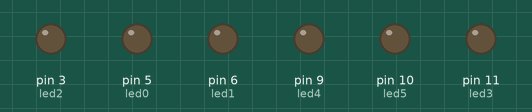
Recording of a sketch running on a simulated Arduino Uno, built with avr-gcc and run on an emulated ATmega328P. Shown: output pins drawn as LEDs (lit = HIGH).

Above: at 0.05 s.
At 1.15 s:
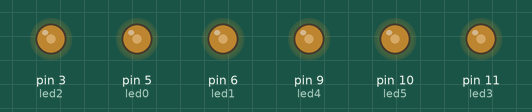
At 2.3 s:
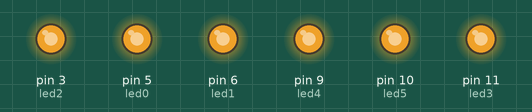
At 3.45 s:
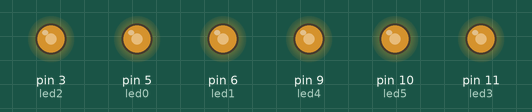
At 4.6 s:
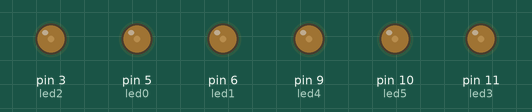
Timing chart, 0 to 6.5 s (numbered marks = the images above):
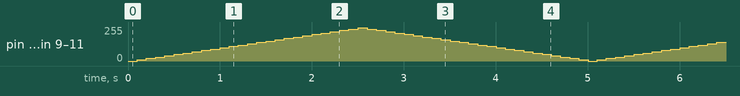

The sketch:

_3.ino
```cpp
/**********************************************************************************
**                                                                               **
**                   Entrades i sorties analogiques                              **
**                          Nom del programa                                     **
**  NOM : Jordi Pujlreu Sala                                   DATA: 1/5/17      **
**********************************************************************************/

//********** Includes *************************************************************

//********** Variables ************************************************************
const int led0 = 5;          //  adjudiquem nom a la sortida
const int led1 = 6;
const int led2 = 3;
const int led3 = 11;
const int led4 = 9;
const int led5 = 10;
int velocitat = 100;         // velocitat de canvi de DC
int num = 0 ;

//********** Setup ****************************************************************
void setup()
{
  pinMode(led0, OUTPUT);     // definir el pin 3 com una sortida
  pinMode(led1, OUTPUT);
  pinMode(led2, OUTPUT);
  pinMode(led3, OUTPUT);
  pinMode(led4, OUTPUT);
  pinMode(led5, OUTPUT);
}

//********** Loop *****************************************************************
void loop()
{

  num = 0 ;

  analogWrite(led0, num);    // DC a 0
  analogWrite(led1, num);
  analogWrite(led2, num);
  analogWrite(led3, num);
  analogWrite(led4, num);
  analogWrite(led5, num);

  delay(velocitat);           // ESPEREM...

   num = num + 10 ;

  analogWrite(led0, num);    // DC a numero anterior mes 10
  analogWrite(led1, num);
  analogWrite(led2, num);
  analogWrite(led3, num);
  analogWrite(led4, num);
  analogWrite(led5, num);

  delay(velocitat);           // ESPEREM...

  num = num + 10 ;

  analogWrite(led0, num);    // DC a numero anterior mes 10
  analogWrite(led1, num);
  analogWrite(led2, num);
  analogWrite(led3, num);
  analogWrite(led4, num);
  analogWrite(led5, num);

  delay(velocitat);           // ESPEREM...

   num = num + 10 ;

  analogWrite(led0, num);    // DC a numero anterior mes 10
  analogWrite(led1, num);
  analogWrite(led2, num);
  analogWrite(led3, num);
  analogWrite(led4, num);
  analogWrite(led5, num);

  delay(velocitat);           // ESPEREM...

   num = num + 10 ;

  analogWrite(led0, num);    // DC a numero anterior mes 10
  analogWrite(led1, num);
  analogWrite(led2, num);
  analogWrite(led3, num);
  analogWrite(led4, num);
  analogWrite(led5, num);

  delay(velocitat);           // ESPEREM...

   num = num + 10 ;

  analogWrite(led0, num);    // DC a numero anterior mes 10
  analogWrite(led1, num);
  analogWrite(led2, num);
  analogWrite(led3, num);
  analogWrite(led4, num);
  analogWrite(led5, num);

  delay(velocitat);           // ESPEREM...

   num = num + 10 ;

  analogWrite(led0, num);    // DC a numero anterior mes 10
  analogWrite(led1, num);
  analogWrite(led2, num);
  analogWrite(led3, num);
  analogWrite(led4, num);
  analogWrite(led5, num);

  delay(velocitat);           // ESPEREM...

   num = num + 10 ;

  analogWrite(led0, num);    // DC a numero anterior mes 10
  analogWrite(led1, num);
  analogWrite(led2, num);
  analogWrite(led3, num);
  analogWrite(led4, num);
  analogWrite(led5, num);

  delay(velocitat);           // ESPEREM...

   num = num + 10 ;

  analogWrite(led0, num);    // DC a numero anterior mes 10
  analogWrite(led1, num);
  analogWrite(led2, num);
  analogWrite(led3, num);
  analogWrite(led4, num);
  analogWrite(led5, num);

  delay(velocitat);           // ESPEREM...

   num = num + 10 ;

  analogWrite(led0, num);    // DC a numero anterior mes 10
  analogWrite(led1, num);
  analogWrite(led2, num);
  analogWrite(led3, num);
  analogWrite(led4, num);
  analogWrite(led5, num);

  delay(velocitat);           // ESPEREM...

   num = num + 10 ;

  analogWrite(led0, num);    // DC a numero anterior mes 10
  analogWrite(led1, num);
  analogWrite(led2, num);
  analogWrite(led3, num);
  analogWrite(led4, num);
  analogWrite(led5, num);

  delay(velocitat);           // ESPEREM...

   num = num + 10 ;

  analogWrite(led0, num);    // DC a numero anterior mes 10
  analogWrite(led1, num);
  analogWrite(led2, num);
  analogWrite(led3, num);
  analogWrite(led4, num);
  analogWrite(led5, num);

  delay(velocitat);           // ESPEREM...

   num = num + 10 ;

  analogWrite(led0, num);    // DC a numero anterior mes 10
  analogWrite(led1, num);
  analogWrite(led2, num);
  analogWrite(led3, num);
  analogWrite(led4, num);
  analogWrite(led5, num);

  delay(velocitat);           // ESPEREM...

   num = num + 10 ;

  analogWrite(led0, num);    // DC a numero anterior mes 10
  analogWrite(led1, num);
  analogWrite(led2, num);
  analogWrite(led3, num);
  analogWrite(led4, num);
  analogWrite(led5, num);

  delay(velocitat);           // ESPEREM...

   num = num + 10 ;

  analogWrite(led0, num);    // DC a numero anterior mes 10
  analogWrite(led1, num);
  analogWrite(led2, num);
  analogWrite(led3, num);
  analogWrite(led4, num);
  analogWrite(led5, num);

  delay(velocitat);           // ESPEREM...

   num = num + 10 ;

  analogWrite(led0, num);    // DC a numero anterior mes 10
  analogWrite(led1, num);
  analogWrite(led2, num);
  analogWrite(led3, num);
  analogWrite(led4, num);
  analogWrite(led5, num);

  delay(velocitat);           // ESPEREM...

   num = num + 10 ;

  analogWrite(led0, num);    // DC a numero anterior mes 10
  analogWrite(led1, num);
  analogWrite(led2, num);
  analogWrite(led3, num);
  analogWrite(led4, num);
  analogWrite(led5, num);

  delay(velocitat);           // ESPEREM...

   num = num + 10 ;

  analogWrite(led0, num);    // DC a numero anterior mes 10
  analogWrite(led1, num);
  analogWrite(led2, num);
  analogWrite(led3, num);
  analogWrite(led4, num);
  analogWrite(led5, num);

  delay(velocitat);           // ESPEREM...

   num = num + 10 ;

  analogWrite(led0, num);    // DC a numero anterior mes 10
  analogWrite(led1, num);
  analogWrite(led2, num);
  analogWrite(led3, num);
  analogWrite(led4, num);
  analogWrite(led5, num);

  delay(velocitat);           // ESPEREM...

   num = num + 10 ;

  analogWrite(led0, num);    // DC a numero anterior mes 10
  analogWrite(led1, num);
  analogWrite(led2, num);
  analogWrite(led3, num);
  analogWrite(led4, num);
  analogWrite(led5, num);

  delay(velocitat);           // ESPEREM...

   num = num + 10 ;

  analogWrite(led0, num);    // DC a numero anterior mes 10
  analogWrite(led1, num);
  analogWrite(led2, num);
  analogWrite(led3, num);
  analogWrite(led4, num);
  analogWrite(led5, num);

  delay(velocitat);           // ESPEREM...

   num = num + 10 ;

  analogWrite(led0, num);    // DC a numero anterior mes 10
  analogWrite(led1, num);
  analogWrite(led2, num);
  analogWrite(led3, num);
  analogWrite(led4, num);
  analogWrite(led5, num);

  delay(velocitat);           // ESPEREM...

   num = num + 10 ;

  analogWrite(led0, num);    // DC a numero anterior mes 10
  analogWrite(led1, num);
  analogWrite(led2, num);
  analogWrite(led3, num);
  analogWrite(led4, num);
  analogWrite(led5, num);

  delay(velocitat);           // ESPEREM...

   num = num + 10 ;

  analogWrite(led0, num);    // DC a numero anterior mes 10
  analogWrite(led1, num);
  analogWrite(led2, num);
  analogWrite(led3, num);
  analogWrite(led4, num);
  analogWrite(led5, num);

  delay(velocitat);           // ESPEREM...

   num = num + 10 ;

  analogWrite(led0, num);    // DC a numero anterior mes 10
  analogWrite(led1, num);
  analogWrite(led2, num);
  analogWrite(led3, num);
  analogWrite(led4, num);
  analogWrite(led5, num);

  delay(velocitat);           // ESPEREM...

   num = num + 10 ;

  analogWrite(led0, num);    // DC a numero anterior menys 10
  analogWrite(led1, num);
  analogWrite(led2, num);
  analogWrite(led3, num);
  analogWrite(led4, num);
  analogWrite(led5, num);

  delay(velocitat);           // ESPEREM...

    num = num - 10 ;

  analogWrite(led0, num);    // DC a numero anterior menys 10
  analogWrite(led1, num);
  analogWrite(led2, num);
  analogWrite(led3, num);
  analogWrite(led4, num);
  analogWrite(led5, num);

  delay(velocitat);           // ESPEREM...

    num = num - 10 ;

    analogWrite(led0, num);    // DC a numero anterior menys 10
  analogWrite(led1, num);
  analogWrite(led2, num);
  analogWrite(led3, num);
  analogWrite(led4, num);
  analogWrite(led5, num);

  delay(velocitat);           // ESPEREM...

    num = num - 10 ;

    analogWrite(led0, num);    // DC a numero anterior menys 10
  analogWrite(led1, num);
  analogWrite(led2, num);
  analogWrite(led3, num);
  analogWrite(led4, num);
  analogWrite(led5, num);

  delay(velocitat);           // ESPEREM...

    num = num - 10 ;

    analogWrite(led0, num);    // DC a numero anterior menys 10
  analogWrite(led1, num);
  analogWrite(led2, num);
  analogWrite(led3, num);
  analogWrite(led4, num);
  analogWrite(led5, num);

  delay(velocitat);           // ESPEREM...

    num = num - 10 ;

    analogWrite(led0, num);    // DC a numero anterior menys 10
  analogWrite(led1, num);
  analogWrite(led2, num);
  analogWrite(led3, num);
  analogWrite(led4, num);
  analogWrite(led5, num);

  delay(velocitat);           // ESPEREM...

    num = num - 10 ;

    analogWrite(led0, num);    // DC a numero anterior menys 10
  analogWrite(led1, num);
  analogWrite(led2, num);
  analogWrite(led3, num);
  analogWrite(led4, num);
  analogWrite(led5, num);

  delay(velocitat);           // ESPEREM...

    num = num - 10 ;

    analogWrite(led0, num);    // DC a numero anterior menys 10
  analogWrite(led1, num);
  analogWrite(led2, num);
  analogWrite(led3, num);
  analogWrite(led4, num);
  analogWrite(led5, num);

  delay(velocitat);           // ESPEREM...

    num = num - 10 ;

    analogWrite(led0, num);    // DC a numero anterior menys 10
  analogWrite(led1, num);
  analogWrite(led2, num);
  analogWrite(led3, num);
  analogWrite(led4, num);
  analogWrite(led5, num);

  delay(velocitat);           // ESPEREM...

    num = num - 10 ;

    analogWrite(led0, num);    // DC a numero anterior menys 10
  analogWrite(led1, num);
  analogWrite(led2, num);
  analogWrite(led3, num);
  analogWrite(led4, num);
  analogWrite(led5, num);

  delay(velocitat);           // ESPEREM...

    num = num - 10 ;

    analogWrite(led0, num);    // DC a numero anterior menys 10
  analogWrite(led1, num);
  analogWrite(led2, num);
  analogWrite(led3, num);
  analogWrite(led4, num);
  analogWrite(led5, num);

  delay(velocitat);           // ESPEREM...

    num = num - 10 ;

    analogWrite(led0, num);    // DC a numero anterior menys 10
  analogWrite(led1, num);
  analogWrite(led2, num);
  analogWrite(led3, num);
  analogWrite(led4, num);
  analogWrite(led5, num);

  delay(velocitat);           // ESPEREM...

    num = num - 10 ;

    analogWrite(led0, num);    // DC a numero anterior menys 10
  analogWrite(led1, num);
  analogWrite(led2, num);
  analogWrite(led3, num);
  analogWrite(led4, num);
  analogWrite(led5, num);

  delay(velocitat);           // ESPEREM...

    num = num - 10 ;

    analogWrite(led0, num);    // DC a numero anterior menys 10
  analogWrite(led1, num);
  analogWrite(led2, num);
  analogWrite(led3, num);
  analogWrite(led4, num);
  analogWrite(led5, num);

  delay(velocitat);           // ESPEREM...

    num = num - 10 ;

    analogWrite(led0, num);    // DC a numero anterior menys 10
  analogWrite(led1, num);
  analogWrite(led2, num);
  analogWrite(led3, num);
  analogWrite(led4, num);
  analogWrite(led5, num);

  delay(velocitat);           // ESPEREM...

    num = num - 10 ;

    analogWrite(led0, num);    // DC a numero anterior menys 10
  analogWrite(led1, num);
  analogWrite(led2, num);
  analogWrite(led3, num);
  analogWrite(led4, num);
  analogWrite(led5, num);

  delay(velocitat);           // ESPEREM...

    num = num - 10 ;

    analogWrite(led0, num);    // DC a numero anterior menys 10
  analogWrite(led1, num);
  analogWrite(led2, num);
  analogWrite(led3, num);
  analogWrite(led4, num);
  analogWrite(led5, num);

  delay(velocitat);           // ESPEREM...

    num = num - 10 ;

    analogWrite(led0, num);    // DC a numero anterior menys 10
  analogWrite(led1, num);
  analogWrite(led2, num);
  analogWrite(led3, num);
  analogWrite(led4, num);
  analogWrite(led5, num);

  delay(velocitat);           // ESPEREM...

    num = num - 10 ;

    analogWrite(led0, num);    // DC a numero anterior menys 10
  analogWrite(led1, num);
  analogWrite(led2, num);
  analogWrite(led3, num);
  analogWrite(led4, num);
  analogWrite(led5, num);

  delay(velocitat);           // ESPEREM...

    num = num - 10 ;

    analogWrite(led0, num);    // DC a numero anterior menys 10
  analogWrite(led1, num);
  analogWrite(led2, num);
  analogWrite(led3, num);
  analogWrite(led4, num);
  analogWrite(led5, num);

  delay(velocitat);           // ESPEREM...

    num = num - 10 ;

    analogWrite(led0, num);    // DC a numero anterior menys 10
  analogWrite(led1, num);
  analogWrite(led2, num);
  analogWrite(led3, num);
  analogWrite(led4, num);
  analogWrite(led5, num);

  delay(velocitat);           // ESPEREM...

    num = num - 10 ;

    analogWrite(led0, num);    // DC a numero anterior menys 10
  analogWrite(led1, num);
  analogWrite(led2, num);
  analogWrite(led3, num);
  analogWrite(led4, num);
  analogWrite(led5, num);

  delay(velocitat);           // ESPEREM...

    num = num - 10 ;

    analogWrite(led0, num);    // DC a numero anterior menys 10
  analogWrite(led1, num);
  analogWrite(led2, num);
  analogWrite(led3, num);
  analogWrite(led4, num);
  analogWrite(led5, num);

  delay(velocitat);           // ESPEREM...

    num = num - 10 ;

    analogWrite(led0, num);    // DC a numero anterior menys 10
  analogWrite(led1, num);
  analogWrite(led2, num);
  analogWrite(led3, num);
  analogWrite(led4, num);
  analogWrite(led5, num);

  delay(velocitat);           // ESPEREM...

    num = num - 10 ;

    analogWrite(led0, num);    // DC a numero anterior menys 10
  analogWrite(led1, num);
  analogWrite(led2, num);
  analogWrite(led3, num);
  analogWrite(led4, num);
  analogWrite(led5, num);

  delay(velocitat);           // ESPEREM...


}


//********** Funcions *************************************************************
```
